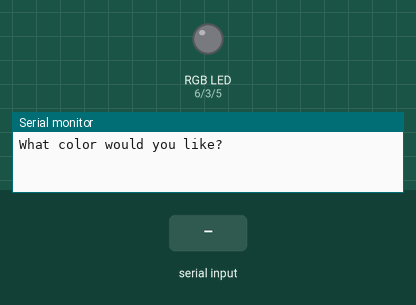
Simulated run of this sketch. Board: Arduino Uno, built with avr-gcc and run on an emulated ATmega328P. Shown: an RGB LED mixed from three pins (HIGH = lit), the last lines printed to the serial monitor. The test bench sets the inputs (shaded band).

Above: at 1.2 s.
1.3 s: "red" received over Serial
At 3.5 s:
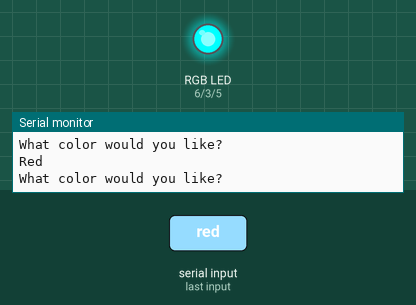
3.8 s: "green" received over Serial
At 5.4 s:
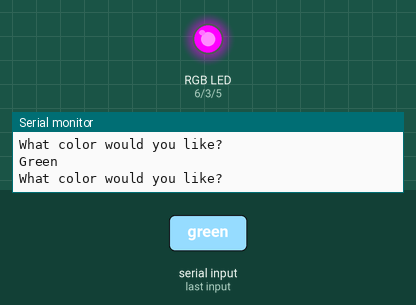
6.3 s: "blue" received over Serial
At 8.5 s:
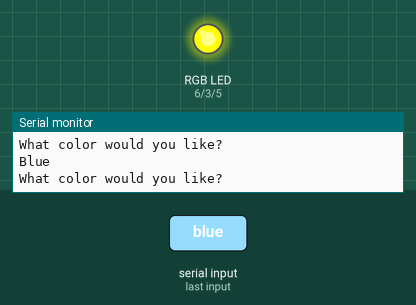
Timing chart, 0 to 10.0 s (numbered marks = the images above; inputs shaded):
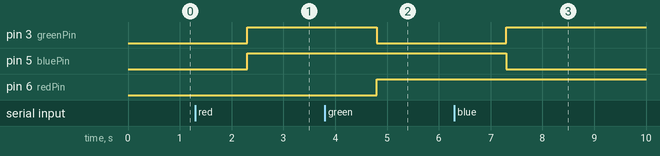

Measured:
- after the input at 1.3 s, pin 3 (greenPin), pin 5 (bluePin): LOW → HIGH after 1.0 s
- after the input at 3.8 s, pin 3 (greenPin): HIGH → LOW after 1.0 s; pin 6 (redPin): LOW → HIGH after 1.0 s
- after the input at 6.3 s, pin 3 (greenPin): LOW → HIGH after 1.0 s; pin 5 (bluePin): HIGH → LOW after 1.0 s

The sketch:

RGB_user-input.ino
```cpp
int myNum;
int greenPin = 3;
int redPin = 6;
int bluePin = 5;
int waitTime = 500;
int counter;
String message = "How many blinks: ";
String colorMessage = "What color would you like? ";
String colorInput;

void setup() {
  // put your setup code here, to run once:
  pinMode(greenPin, OUTPUT);
  pinMode(redPin, OUTPUT);
  pinMode(bluePin, OUTPUT);
  Serial.begin(9600);
}

void loop() {
  // put your main code here, to run repeatedly:
  /**
  Serial.println(message);
  myNum = Serial.parseInt();
  while (Serial.available() == 0){

  }
  delay(1000);
  for (counter = 1; counter <= myNum; counter++)
  {
    digitalWrite(greenPin, LOW);
    delay(waitTime);
    digitalWrite(greenPin, HIGH);
    delay(waitTime);
  }
  */
  Serial.println(colorMessage);
  while (Serial.available() == 0) {
  }
  colorInput = Serial.readString();
  colorInput.trim();
  colorInput.toLowerCase();
  if (colorInput == "red") {
    Serial.println("Red");
    digitalWrite(redPin, LOW);
    digitalWrite(greenPin, HIGH);
    digitalWrite(bluePin, HIGH);
  }
  if (colorInput == "green") {
    Serial.println("Green");
    digitalWrite(redPin, HIGH);
    digitalWrite(greenPin, LOW);
    digitalWrite(bluePin, HIGH);
  }
  if (colorInput == "blue") {
    Serial.println("Blue");
    digitalWrite(redPin, HIGH);
    digitalWrite(greenPin, HIGH);
    digitalWrite(bluePin, LOW);
  }
}
```
